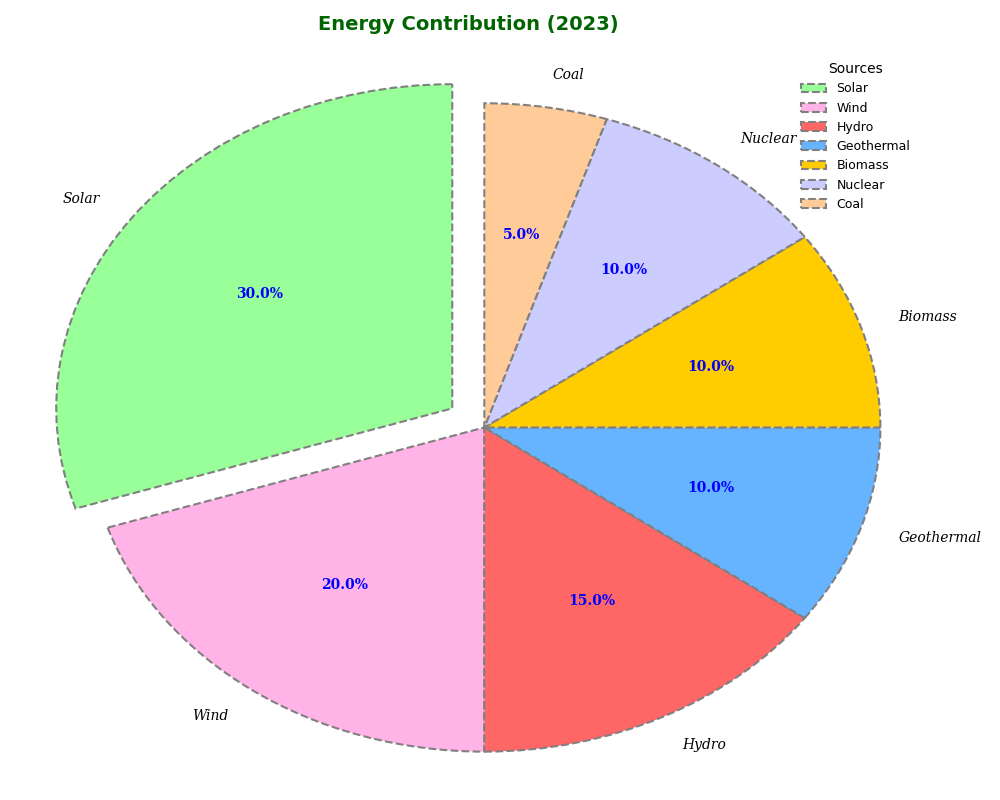

Reproduce this figure in Python.
import matplotlib.pyplot as plt

# Updated Data
energy_sources = ['Solar', 'Wind', 'Hydro', 'Geothermal', 'Biomass', 'Nuclear', 'Coal']
contributions = [30, 20, 15, 10, 10, 10, 5]

# Updated colors for each segment
colors = ['#99ff99', '#ffb3e6', '#ff6666', '#66b3ff', '#ffcc00', '#ccccff', '#ffcc99']

fig, ax = plt.subplots(figsize=(10, 8))

wedges, texts, autotexts = ax.pie(
    contributions,
    labels=energy_sources,
    colors=colors,
    autopct='%1.1f%%',
    startangle=90,
    wedgeprops=dict(edgecolor='gray', linestyle='--', linewidth=1.5),
    explode=[0.1 if x == 'Solar' else 0 for x in energy_sources],
    shadow=False,
    textprops={'fontsize': 10, 'family': 'serif'}
)

# Remove equal aspect ratio
ax.axis('auto')

plt.setp(autotexts, size=10, weight='bold', color='blue')
plt.setp(texts, size=10, style='italic')

plt.title(
    "Energy Contribution (2023)",
    fontsize=14, weight='bold', color='darkgreen', pad=15
)

ax.legend(
    wedges, energy_sources,
    title="Sources",
    loc="upper right",
    fontsize=9,
    frameon=False
)

plt.grid(True, which='both', axis='both', linestyle='--', linewidth=0.5, color='gray')

plt.tight_layout()

plt.show()
